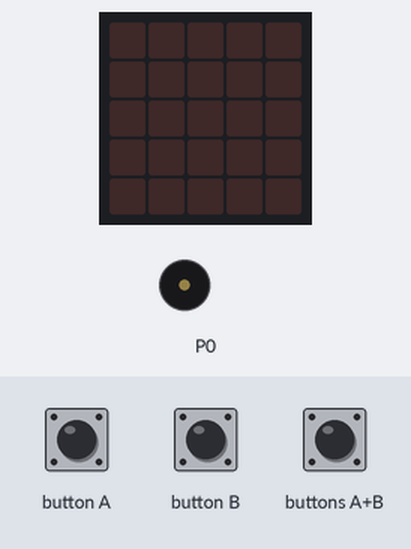
The program below on a simulated BBC micro:bit (MakeCode). Parts: the board's 5×5 LED display, buzzer (waves = sounding). The test bench sets the inputs (shaded band). Random numbers come from a fixed seed.

Above: at 1.2 s.
1.3 s: buttons A+B pressed for 0.15 s
At 1.8 s:
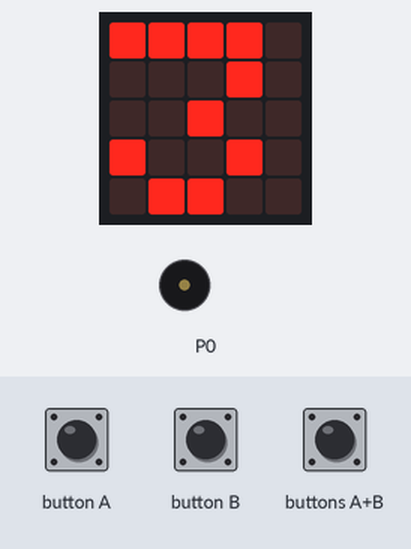
At 4.3 s:
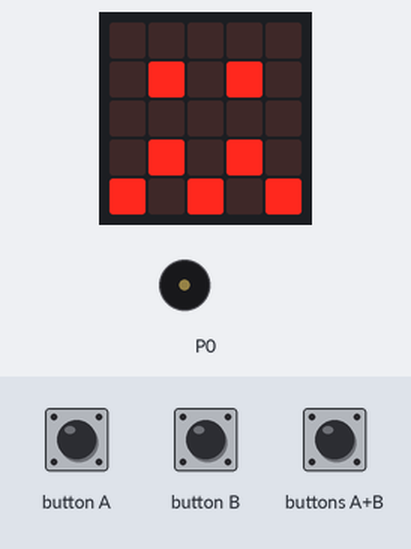
4.4 s: buttons A+B pressed for 1 s
At 9.4 s:
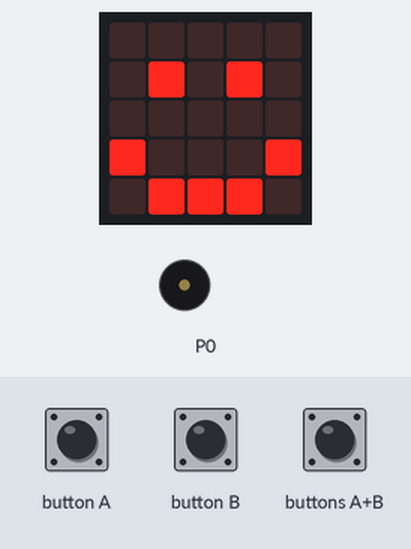
Timing chart, 0 to 10.9 s (numbered marks = the images above; inputs shaded):
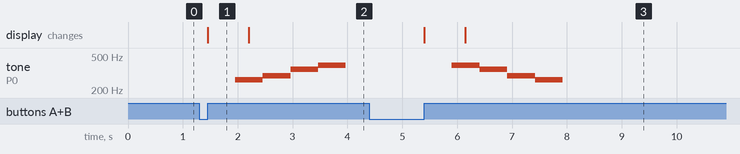

Measured:
- after the input at 1.3 s, tone on P0: plays 262 Hz for 0.51 s, 294 Hz for 0.51 s, 349 Hz for 0.51 s, 392 Hz for 0.50 s, starting after 0.66 s; the display: changes after 0.15 s (image 1)
- after the input at 4.4 s, tone on P0: plays 392 Hz for 0.51 s, 349 Hz for 0.51 s, 294 Hz for 0.51 s, 262 Hz for 0.50 s, starting after 1.5 s; the display: first changes after 1.0 s (image 3 shows a later state)
- what the display in image 1 shows lasts 0.7 s, from 1.5 s to 2.2 s

The program:

main.ts
```typescript
let ナベアツの素 = 0
let _3の倍数 = 0
input.onButtonPressed(Button.AB, function () {
    ナベアツの素 = randint(1, 9)
    _3の倍数 = 3
    if (ナベアツの素 == _3の倍数) {
        music.play(music.stringPlayable("- C D F G - - - ", 120), music.PlaybackMode.InBackground)
        basic.showNumber(ナベアツの素)
        basic.showIcon(IconNames.Confused)
    } else if (false) {

    } else {
        music.play(music.stringPlayable("- G F D C - - - ", 120), music.PlaybackMode.InBackground)
        basic.showNumber(ナベアツの素)
        basic.showIcon(IconNames.Happy)
    }
})
```

test.ts
```typescript
// テストはここに来ます。このパッケージが拡張機能として使用されるときにはコンパイルされません。
```
